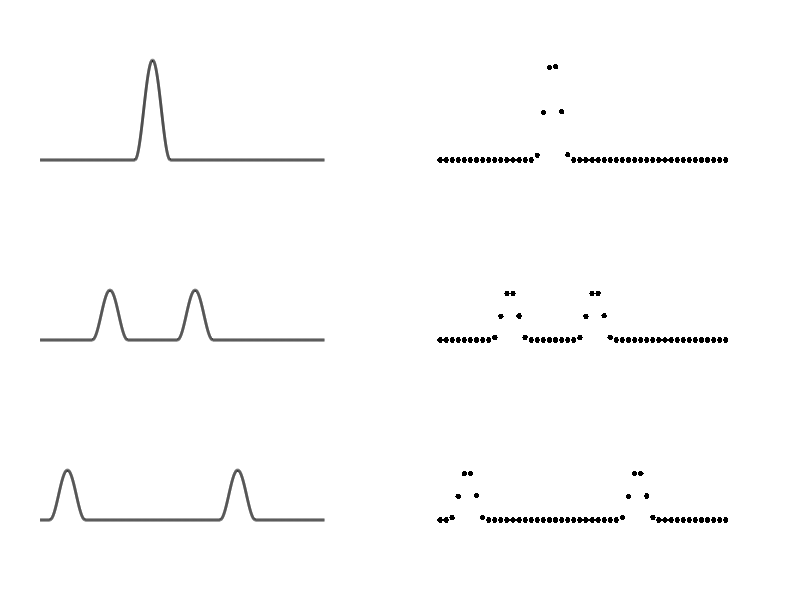

Write MATLAB code to recreate this figure.
clear all;
close all;

figwidth = 0.4;
axisOff = true;

fs = 8000;
t = (1:fs)' + 543;
y = sin(2 * pi * t / fs) + sin(3 * pi * t / fs) + sin(6.5 * pi * t / fs);

N = length(t);

y = zeros(N, 1);
startPoint = floor(N/3);
endPoint = startPoint + 1000;
y(startPoint : endPoint-1) = 5 * hann(endPoint-startPoint);
uNext = zeros(N, 1);

u = y;
uPrev = y;

lambdaSq = 1;
N = N - 4;
B = sparse(2:N, 1:N-1, lambdaSq * ones(1, N-1), N, N) + ...
    sparse(1:N, 1:N, (2 - 2 * lambdaSq) * ones(1, N), N, N) + ...
    sparse(1:N-1, 2:N, lambdaSq * ones(1, N-1), N, N);
C = sparse(1:N, 1:N, -1 * ones(1, N), N, N);
N = N + 4;
figure('Renderer', 'painters', 'Position', [200 200 1000 300])
loops = 3001;
set(gcf, 'Color', 'white')
continuous = false;
bc = 'ss';
j = 0;
        
subplot(1, 2, 1)

set(gca, 'FontSize', 15, 'Color', 'white', 'Position', [0.02 0.10 figwidth 0.8])
dist = 150;

for n = 1:loops
    uNext(3:N-2) = B * u(3:N-2) + C * uPrev(3:N-2);
%     uNext(172:N-172) = B(172:N-172, 172:N-172) * u(172:N-172) + C(172:N-172, 172:N-172) * uPrev(172:N-172);
    uPrev = u;
    u = uNext;
%     if mod(n,1196) == 1 && n <= 1196*2
%         subplot(1, 2, 1)
%         c = (0.5 * cos(2 * pi * n/1196) + 0.5)^5 * 0.9 + 0.1;
% %         c = abs((n-1096)/dist) / (1296/dist);
%         plot(uNext - (n-1196)/dist, 'color', [0, 0, 0, c], 'LineWidth', 2)
%         hold on;
%         s = floor((n*1000 - 1) / fs) / 1000;
%         if mod(s * 1000, 1) == 1
%             string = ['t = ', num2str(s), '0 s'];
%         else
%             string = ['t = ', num2str(s), ' s'];
%         end
%         if axisOff
%             axis off;
%         end
% %             set(gcf, 'Color', 'w')
%         xlim([0, 9000])
%         ylim([-8, 14])
%         drawnow;                        
%         continuous = false;
%     end

    if mod(n,1196) == 1
        j = j + 1;
        subplot(3, 2, j)

        plot(uNext, 'k', 'LineWidth', 2);
        if axisOff
            axis off;
        end
        set(gca, 'FontSize', 15, 'Color', 'white', 'Position', [0.05, 1-0.15*(j+1), figwidth, 0.2])
        xlim([0, 9000])
        ylim([-1, 5])
        drawnow;

    end
    if mod(n, 1196) == 1
        j = j + 1;
        subplot(3, 2, j)
        scatter(1:171:N + 171, [uNext(1:171:N); 0], 160, 'k', '.')
%         title (string, 'horizontalAlignment', 'center');
        if axisOff
            axis off;
        end
        set(gca, 'FontSize', 15, 'Color', 'white', 'Position', [0.55, 1-0.15*j, figwidth, 0.2])
        xlim([0, 9000])
        ylim([-1, 5])
        drawnow;
    end
end
